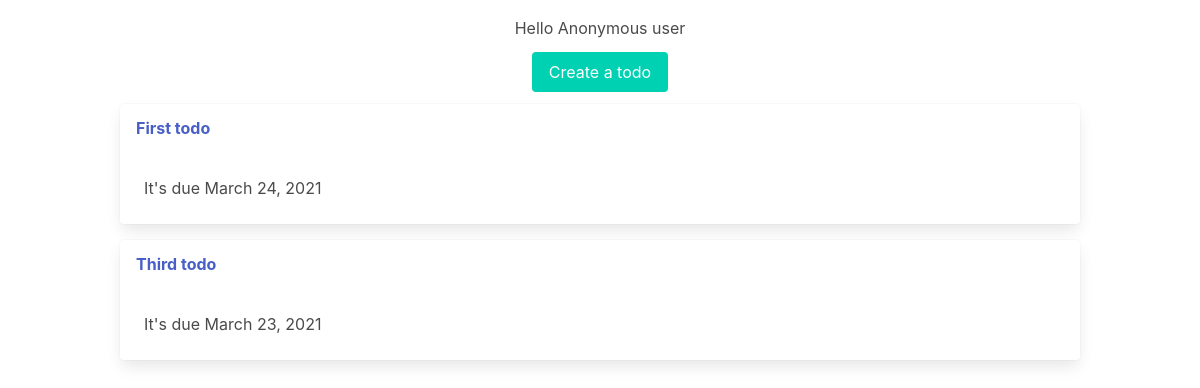
Before: / with the older database file.
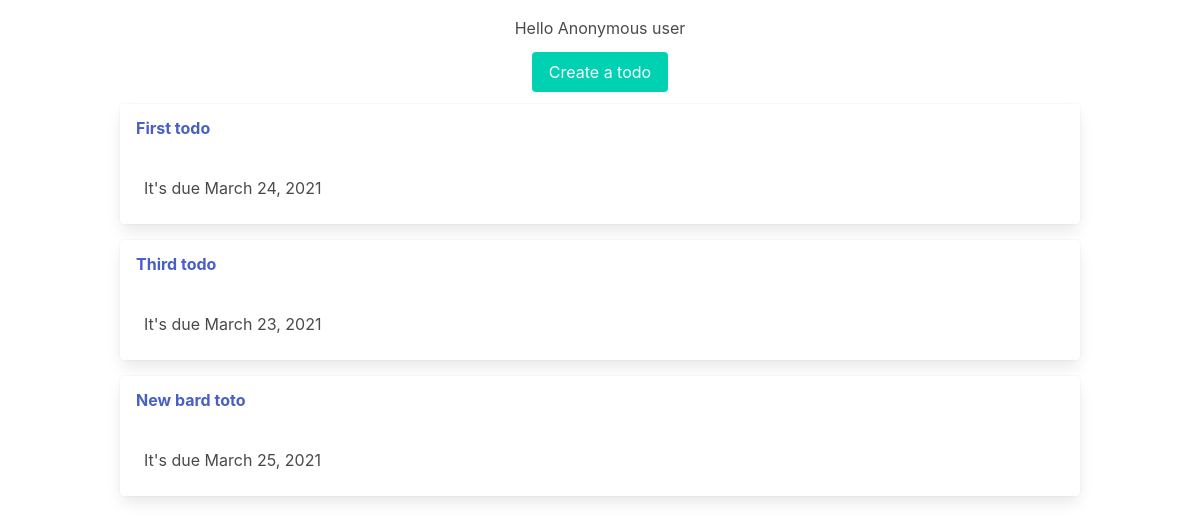
After: the same page with the newer database file.
### todo/models.py (models this page shows, shortened)
class Todo(models.Model):
    name = models.CharField(max_length=100)
    due_date = models.DateField()

### todo/views.py (the view)
# urls.py: path('', todo_list),
def todo_list(request):
    todos = Todo.objects.all()
    return render(request, "todo/todo_list.html", {"todo_list": todos})

### todo/templates/todo/todo_list.html
{% extends 'base.html' %}
{% block content %}
    <div class="has-text-centered mb-3">
        <p class="mb-3">
            {% if request.user.is_authenticated %}
            Hello {{ request.user.username }}
            {% else %}
                Hello Anonymous user
            {% endif %}
        </p>
        <a class="button is-primary" href="/create">Create a todo</a>
    </div>
    <div class="columns">
        <div class="column">
            {% for todo in todo_list %}
            <div class="card mb-4">
                <div class="crad-header">
                    <p class="card-header-title"><a href="/{{ todo.id }}">{{ todo.name }}</a></p>
                </div>
                <div class="card-content">
                    <div class="content">
                        It's due {{ todo.due_date }}
                    </div>
                  </div>
            </div>
            {% endfor %}
        </div>
    </div>
{% endblock %}

### templates/base.html (shortened to what this page needs)
<!DOCTYPE html>
<html lang="en">
<head>
    <link rel="stylesheet" href="https://cdn.jsdelivr.net/npm/bulma@0.9.1/css/bulma.min.css">
</head>
<body>
    <div class="container mt-4">
        {% block content %}
        {% endblock %}
    </div>
</body>
</html>

Changed rows visible on the page:
added Todo: name "New bard toto", due_date "March 25, 2021"
